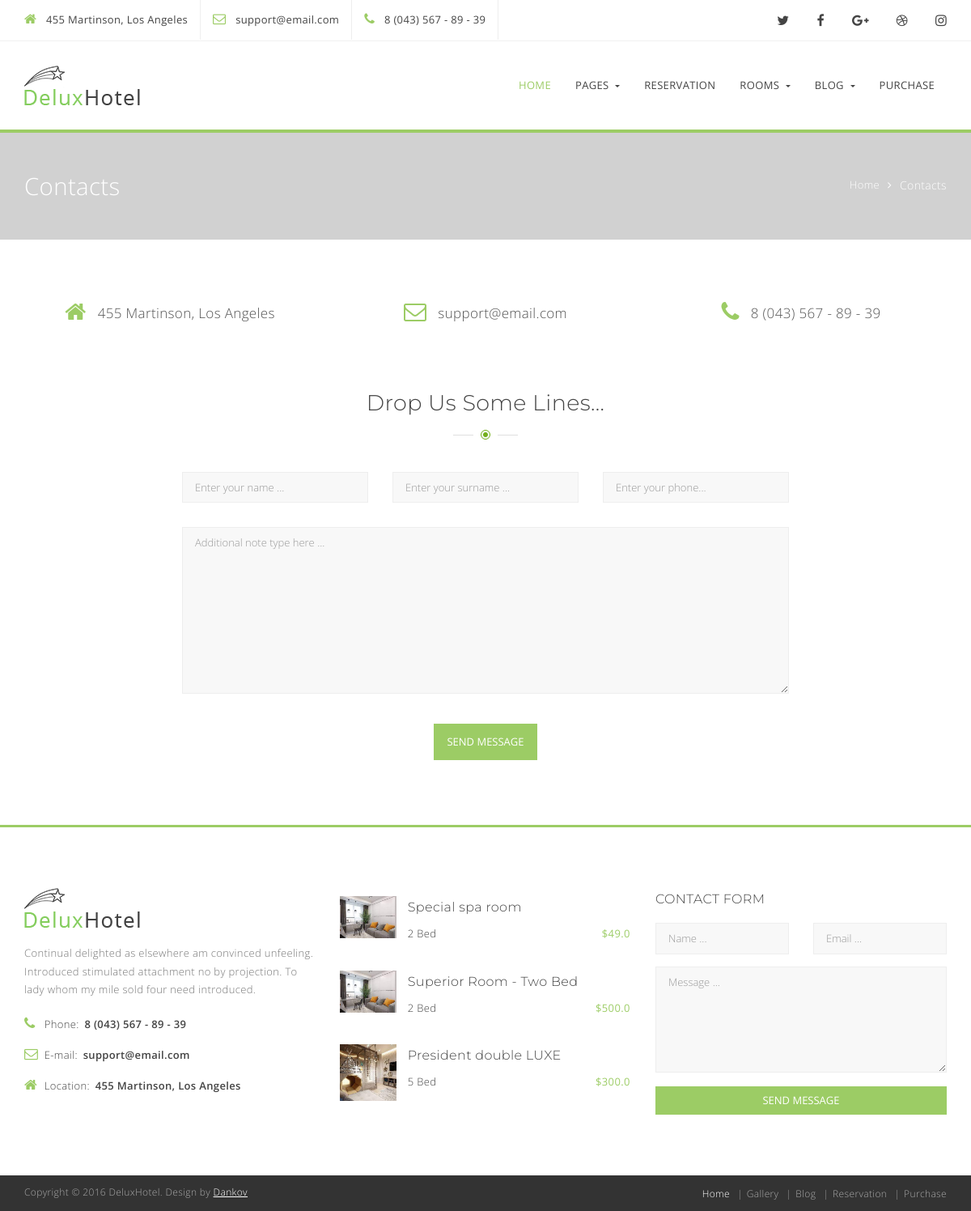
The page /pages/contact/ on the database its author committed.
### main/models.py (models this page shows)
class ContactInfoModel(models.Model):
    adress = models.CharField(max_length=150, verbose_name='Адрес')
    email = models.EmailField(verbose_name='Почта')
    phone = models.CharField(max_length=30, verbose_name='Телефон')
    class Meta:
        verbose_name = 'Контакт для связи'
        verbose_name_plural = 'Контакты для связи'

### reservation/models.py (models this page shows, shortened)
class RoomModel(models.Model):
    ROOM_TYPE = (
        ('b', 'Basic'),
        ('p', 'Premium')
    )
    WIFI_CHOICES = (
        ('a', 'Available'),
        ('n', 'No available')
    )
    ROOM_SERVICE_CHOICES = (
        ('a', 'Available'),
        ('n', 'No available')
    )
    BREAKFAST_CHOICES = (
        ('i', 'Included'),
        ('n', 'Not included')
    )
    LAYNDRY_CHOICES = (
        ('a', 'Available'),
        ('n', 'No available')
    )
    TAXI_TO_AIRPORT_CHOICES = (
        ('y', 'Yes'),
        ('n', 'No')
    )
    name = models.CharField(max_length=120, verbose_name='Название')
    description = models.TextField(verbose_name='Описание')
    room_type = models.CharField(max_length=120,
                                 verbose_name='Тип комнаты',
                                 choices=ROOM_TYPE, default='b')
    image = models.ImageField(verbose_name='Картинка', blank=True, null=True)
    price = models.FloatField(verbose_name='Цена')
    room_size = models.IntegerField(verbose_name='Размер комнаты',
                                    blank=True,
                                    null=True)
    bed = models.IntegerField(verbose_name='Колличество кроватей',
                              blank=True,
                              null=True)
    max_people = models.IntegerField(verbose_name='Максимальное колличество людей',
                                     blank=True, null=True)
    wifi = models.CharField(max_length=120,
                            choices=WIFI_CHOICES,
                            verbose_name='Wifi')
    room_service = models.CharField(max_length=120,
                                    choices=ROOM_SERVICE_CHOICES,
                                    verbose_name='Уборка комнат')
    breakfast = models.CharField(max_length=120,
                                 choices=BREAKFAST_CHOICES,
                                 verbose_name='Завтрак')
    layndry = models.CharField(max_length=120,
                               choices=LAYNDRY_CHOICES,
                               verbose_name='Прачечная')
    taxi = models.CharField(max_length=120,
                            choices=TAXI_TO_AIRPORT_CHOICES,
                            verbose_name='Такси до аэропорта')
    available = models.BooleanField(default=True, verbose_name='Свободен?')
    class Meta:
        verbose_name = 'Комната'
        verbose_name_plural = 'Комнаты'

### pages/views.py (the view)
# urls.py: path('contact/', ContactView.as_view(), name='contact'),
class ContactView(SuccessMessageMixin, CreateView):
    template_name = 'pages/contact.html'
    form_class = ContactMessageForm
    model = ContactMessageModel
    success_url = reverse_lazy('pages:contact')
    success_message = 'Ваш отзыв успешно отправлен'

### pages/templates/pages/contact.html (shortened to what this page needs)
{% extends 'layout/basic.html'  %}
{% load static %}
{% block content%}
<section class="breadcrumbs" style="background-image: url({% static 'assets/images/breadcrumbs/reservation.jpg' %})">
      <div class="container">
        <div class="row">
          <div class="col-md-6">
            <h1 class="h1">Contacts</h1>
          </div>
          <div class="col-md-6">
            <ol class="breadcrumb">
              <li><a href="#">Home</a><i class="fa fa-angle-right"></i></li>
              <li class="active">Contacts</li>
            </ol>
          </div>
        </div>
      </div>
    </section>
    <section class="contact-block">
      <div class="container">
        <div class="contact-block_form">
          <div class="row">
              <div class="contact-block_info">
                <div class="col-md-4">
                  <div class="contact-block_i">
                    <div class="info_icon">
                      <i class="fa fa-home"></i>
                    </div>
                    <div class="info_txt"><span>{{ contact_info.adress }}</span></div>
                  </div>
                </div>
                <div class="col-md-4">
                  <div class="contact-block_i">
                    <div class="info_icon">
                      <i class="fa fa-envelope-o"></i>
                    </div>
                    <div class="info_txt"><span>{{ contact_info.email }}</span></div>
                  </div>
                </div>
                <div class="col-md-4">
                  <div class="contact-block_i">
                    <div class="info_icon">
                      <i class="fa fa-phone"></i>
                    </div>
                    <div class="info_txt"><span>{{ contact_info.phone }}</span></div>
                  </div>
                </div>
              </div>
            </div>
              <div class="row marg50">
                <div class="col-lg-12 col-md-12 col-sm-12 col-xs-12"><h2 class="h2">Drop Us Some Lines...</h2></div>
                <div class="col-lg-2 col-md-2 col-sm-1 col-xs-1"></div>
                <div class="col-lg-8 col-md-8 col-sm-11 col-xs-11">
                  <form  method="POST" class="form-horizontal form-wizzard">
                    <div class="row">
                      <div class="col-lg-4 col-md-4 col-sm-12 col-xs-12">
                        <div id="name-group" class="form-group">
                            {{ form.name }}
                        </div>
                      </div>
                      <div class="col-lg-4 col-md-4 col-sm-12 col-xs-12">
                        <div id="surname-group" class="form-group">
                            {{ form.surname }}
                        </div>
                      </div>
                      <div class="col-lg-4 col-md-4 col-sm-12 col-xs-12">
                        <div id="phone-group" class="form-group">
                            {{ form.phone }}
                        </div>
                      </div>
                    </div>
                    <div id="comment-group" class="form-group">
                        {{ form.note }}
                    </div>
                    <div class="form-group text-center">
                      <input type="submit" value="Send message" class="btn btn-default"/>
                    </div>
                  </form>
                </div>
                <div class="col-lg-2 col-md-2 col-sm-1 col-xs-1"></div>
              </div>
            </div>
          </div>
    </section>
{% endblock %}

### main/templates/layout/basic.html (shortened to what this page needs)
{% load static %}
<!DOCTYPE html>
<html lang="en">
<head>
  <link rel="stylesheet" href="{% static 'assets/css/style.css' %}">
  <link rel="stylesheet" href="{% static 'assets/css/responsive.css' %}">
</head>
<body>
  <div class="wrapper">
    <header class="header">
      <div class="header-top">
        <div class="container">
          <div class="row">
            <div class="col-lg-9 col-md-8 col-sm-8 col-xs-12">
              <div class="header-location"><i class="fa fa-home"></i> <a href="#">{{ contact_info.adress }}</a></div>
              <div class="header-email"><i class="fa fa-envelope-o"></i> <a href="mailto:support@email.com">{{ contact_info.email }}</a></div>
              <div class="header-phone"><i class="fa fa-phone"></i> <a href="#">{{ contact_info.phone }}</a></div>
            </div>
            <div class="col-lg-3 col-md-4 col-sm-4 col-xs-12">
              <div class="header-social pull-right">
                <a href="#"><i class="fa fa-twitter"></i></a>
                <a href="#"><i class="fa fa-facebook"></i></a>
                <a href="#"><i class="fa fa-google-plus"></i></a>
                <a href="#"><i class="fa fa-dribbble"></i></a>
                <a href="#"><i class="fa fa-instagram"></i></a>
              </div>
            </div>
          </div>
        </div>
      </div>
      <div class="header-bottom">
        <nav class="navbar navbar-universal navbar-custom">
          <div class="container">
            <div class="row">
              <div class="col-lg-3">
                <div class="logo"><a href="{% url 'main:index' %}" class="navbar-brand page-scroll"><img src="{% static 'assets/images/logo/logo.png' %}" alt="logo"/></a></div>
              </div>
              <div class="col-lg-9">
                <div class="collapse navbar-collapse navbar-main-collapse">
                  <ul class="nav navbar-nav navbar-right">
                    <li class=" active"><a href="index.html">Home</a></li>
                    <li><a href="#" class="dropdown-toggle" data-toggle="dropdown" role="button" aria-expanded="false">Pages </a>
                    </li>
                    <li><a href="{% url 'reservation:list' %}">Reservation</a></li>
                    <li><a href="{% url 'rooms:list' %}" class="dropdown-toggle" data-toggle="dropdown" role="button" aria-expanded="false">Rooms </a>
                    </li>
                    <li><a href="#" class="dropdown-toggle" data-toggle="dropdown" role="button" aria-expanded="false">Blog </a>
                    </li>
                    <li><a href="#">Purchase</a></li>
                  </ul>
                </div>
              </div>
            </div>
          </div>
        </nav>
      </div>
    </header>
    {% block content%}  {% endblock %}
    <footer class="footer">
    <div class="footer-top">
      <div class="container">
        <div class="row">
          <div class="col-lg-4 col-md-4 col-sm-6 col-xs-12">
            <div class="footer-top_logo"><a href="index.html"><img src="{% static 'assets/images/logo/logo.png' %}" alt="Footer logo"/></a></div>
            <div class="footer-top_txt">
              <p>Continual delighted as elsewhere am convinced unfeeling. Introduced stimulated attachment no by projection. To lady whom my mile sold four need introduced.</p>
            </div>
            <div class="footer-top_address">
                <div><i class="fa fa-phone"></i> Phone: <span>{{ contact_info.phone }}</span></div>
                <div><i class="fa fa-envelope-o"></i> E-mail: <span><a href="mailto:support@email.com">{{ contact_info.email}}</a></span></div>
                <div><i class="fa fa-home"></i> Location: <span>{{ contact_info.adress }}</span></div>
            </div>
          </div>
          <div class="col-lg-4 col-md-4 col-sm-6 col-xs-12">
            <div class="footer-top_rooms">
              <ul>
              {% for room in random_room %}
              <li>
                  <div class="rooms_img">
                    <a href="blog-detail.html"><img src="{{ room.image.url  }}" alt=""/></a>
                  </div>
                  <div class="rooms_info">
                    <div class="rooms_t"><a href="{% url 'reservation:detail' room.pk %}">{{ room.name }}</a></div>
                    <div class="rooms_props">{{ room.bed }} Bed   <span>${{ room.price }}</span></div>
                  </div>
                </li>
              {% endfor %}
              </ul>
            </div>
          </div>
          <div class="col-lg-4 col-md-4 col-sm-12 marg-sm-50 col-xs-12">
            <div class="footer-top_contact_form">
              <div class="contact_form_t">Contact Form</div>
                  <form action="{% url 'main:send_message' %}" method="POST" class="row form-horizontal form-wizzard">
                    <div class="col-lg-6 col-md-6 col-sm-6 col-xs-12">
                        <input type="text" name="name" class="form-control" placeholder="Name ..."/>
                    </div>
                    <div class="col-lg-6 col-md-6 col-sm-6 col-xs-12">
                        <input type="email" name="email" class="form-control" placeholder="Email ..."/>
                    </div>
                    <div class="col-lg-12 col-md-12 col-sm-12 col-xs-12">
                      <textarea rows="6" name="message" class="form-control" placeholder="Message ..."></textarea>
                    </div>
                    <div class="col-lg-12 col-md-12 col-sm-12 col-xs-12 text-right">
                      <input type="submit" value="Send message" class="btn btn-default"/>
                    </div>
                  </form>
                </div>
            </div>
          </div>
        </div>
      </div>
    <div class="footer-bottom">
      <div class="container">
        <div class="row">
          <div class="col-lg-6 col-md-6 col-sm-6 col-xs-12">
            <div class="footer-bottom_copy">Copyright © 2016 DeluxHotel. Design by <a href="https://themeforest.net/user/Dankov" target="_blank">Dankov</a></div>
          </div>
          <div class="col-lg-6 col-md-6 col-sm-6 col-xs-12">
            <div class="footer-bottom_links">
              <a class="active" href="index.html">Home</a>
              <a href="gallery.html">Gallery</a>
              <a href="blog.html">Blog</a>
              <a href="wizzard-step1.html">Reservation</a>
              <a href="#">Purchase</a>
            </div>
          </div>
        </div>
      </div>
    </div>
  </footer>
</div>
</body>
</html>

### rows shown on the page
ContactInfoModel: adress "455 Martinson, Los Angeles", email "support@email.com", phone "8 (043) 567 - 89 - 39"
RoomModel: image (picture), name "Special spa room", bed "2", price "49.0"
RoomModel: image (picture), name "Superior Room - Two Bed", bed "2", price "500.0"
RoomModel: image (picture), name "President double LUXE", bed "5", price "300.0"
